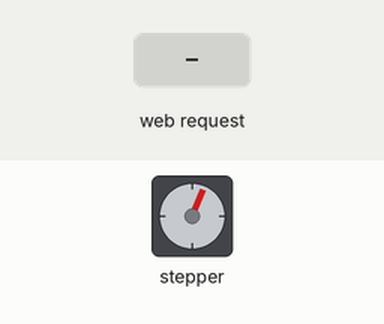
The sketch below on a simulated ESP8266 (NodeMCU). Parts: stepper motor. The test bench sets the inputs (shaded band). Stepper angles assume 4096 steps per turn; what the sketch prints to the serial monitor is not drawn.

Above: at 1.2 s.
1.3 s: HTTP request GET /closer received
At 2.02 s:
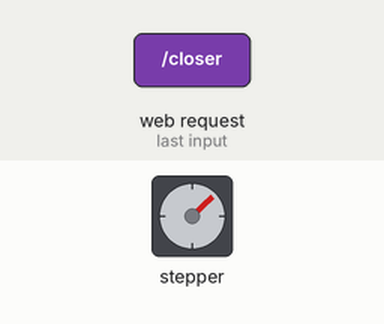
4.3 s: HTTP request GET /close received
At 4.72 s:
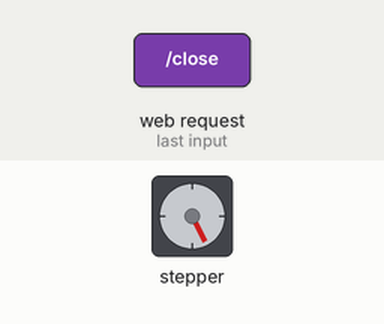
Timing chart, 0 to 16.3 s (numbered marks = the images above; inputs shaded):
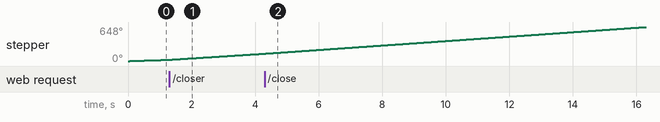

The sketch:

hat_server.ino
```cpp
#include <ESP8266WiFi.h>
#include <ESP8266WebServer.h>
#include <ESP8266mDNS.h>
#include <AccelStepper.h>
#define IN1   D5   // IN1 is connected to NodeMCU pin D1 (GPIO5)
#define IN2   D6   // IN2 is connected to NodeMCU pin D2 (GPIO4)
#define IN3   D7   // IN3 is connected to NodeMCU pin D3 (GPIO0)
#define IN4   D8   // IN4 is connected to NodeMCU pin D4 (GPIO2)
#define MotorInterfaceType 8

const char *ssid = "RonaZona_hat";
const char *password = "squidward420";

ESP8266WebServer server(80);
AccelStepper stepper = AccelStepper(MotorInterfaceType, IN1, IN3, IN2, IN4);

void handleNotFound(){
    server.send(200, "", "");
    stepper.setSpeed(250);
}

void handleRequestFar(){
    server.send(200, "", "");
    stepper.setSpeed(250);
}

void handleRequestCloser(){
    server.send(200, "", "");
    stepper.setSpeed(500);
}

void handleRequestClose(){
    server.send(200, "", "");
    stepper.setSpeed(750);
}

void handleRequestVeryClose(){
    server.send(200, "", "");
    stepper.setSpeed(1000);
}

void setup() {
  Serial.begin(115200);

  WiFi.softAP(ssid, password);
  IPAddress Ip(192, 168, 1, 1);
  IPAddress NMask(255, 255, 255, 0);

  WiFi.softAPConfig(Ip, Ip, NMask);

  Serial.println();
  Serial.print("Server IP address: ");
  Serial.println(WiFi.softAPIP());
  Serial.print("Server MAC address: ");
  Serial.println(WiFi.softAPmacAddress());

  if (MDNS.begin("esp8266")) {              // Start the mDNS responder for esp8266.local
    Serial.println("mDNS responder started");
  } else {
    Serial.println("Error setting up MDNS responder!");
  }

  server.on("/far", handleRequestFar);
  server.on("/closer", handleRequestCloser);
  server.on("/close", handleRequestClose);
  server.on("/veryclose", handleRequestVeryClose);
  server.onNotFound(handleNotFound);

  server.begin();
  Serial.println("Server listening");

  stepper.setMaxSpeed(1000);
  stepper.setSpeed(250);
}

void loop() {
  server.handleClient();
  stepper.runSpeed();
}
```
